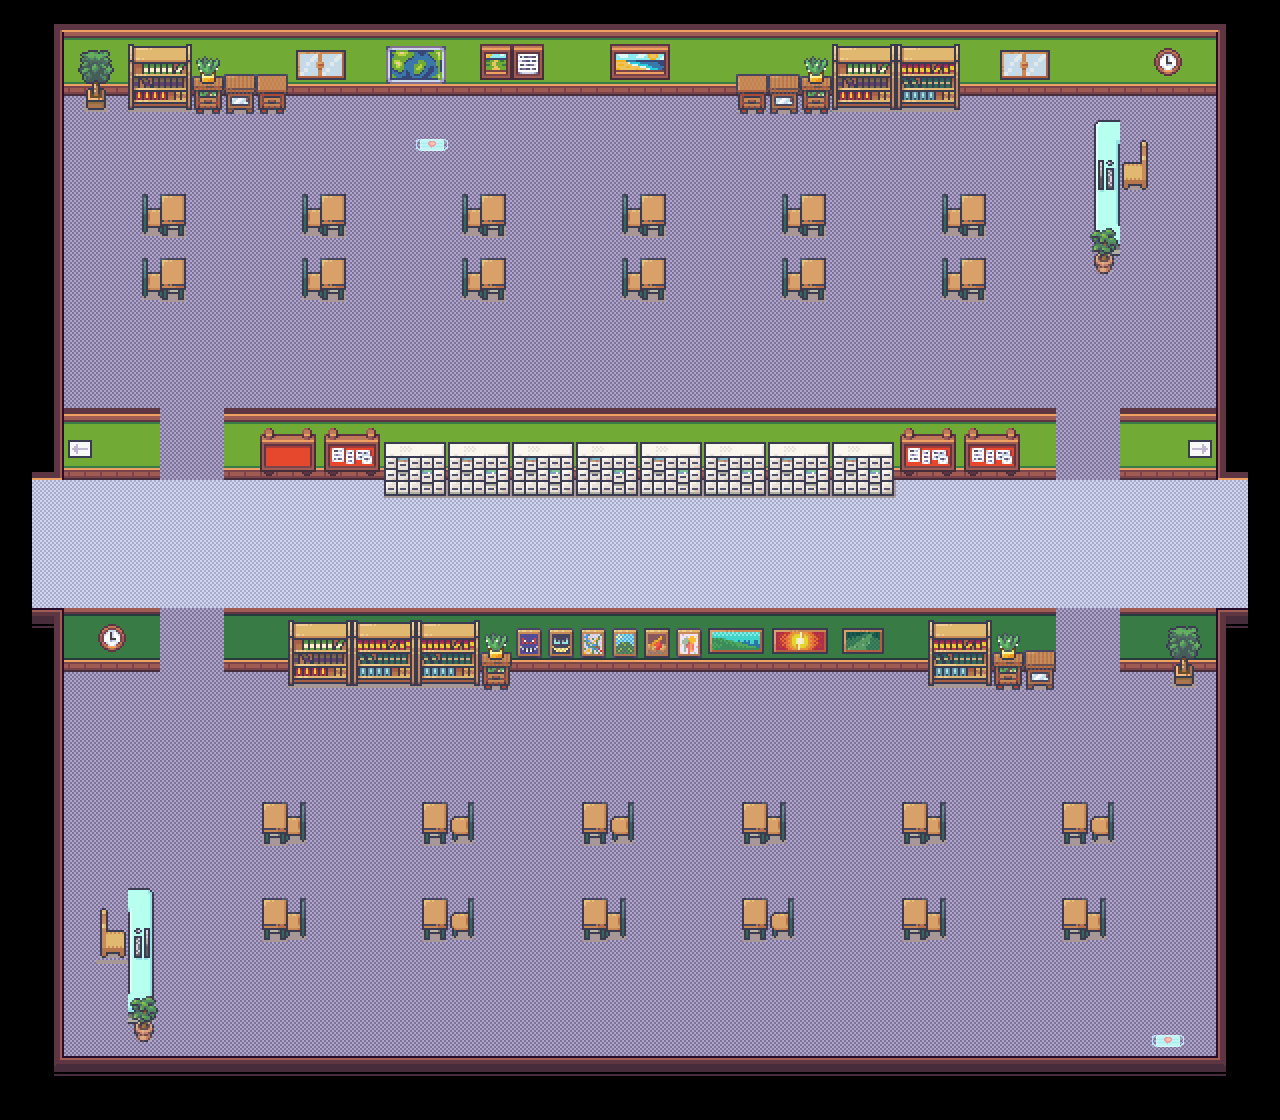

Tiled map render using the project's own tile images. Description and the map definition, with tile-layer contents summarised, below:
An orthogonal 40x35 tile map with 32x32 px tiles, 5 tile layers (groundLayer, frameLayer, furnitureLayer, decorLayer, ...), 3 tilesets.

<map version="1.5" tiledversion="1.7.2" orientation="orthogonal" renderorder="right-down" width="40" height="35" tilewidth="32" tileheight="32" infinite="0" nextlayerid="6" nextobjectid="1">
 <editorsettings>
  <export target="blockD_room.json" format="json" />
 </editorsettings>
 <tileset firstgid="1" name="atlas32x32" tilewidth="32" tileheight="32" tilecount="768" columns="48">
  <image source="atlas32x32.png" width="1536" height="512" />
 </tileset>
 <tileset firstgid="769" name="mordern32x32" tilewidth="32" tileheight="32" tilecount="1424" columns="16">
  <image source="mordern32x32.png" width="512" height="2848" />
 </tileset>
 <tileset firstgid="2193" name="parcel" tilewidth="32" tileheight="32" tilecount="696" columns="12">
  <image source="parcel.png" width="384" height="1886" />
  <tile id="88">
   <properties>
    <property name="mask" type="bool" value="true" />
   </properties>
  </tile>
  <tile id="99">
   <properties>
    <property name="injection" type="bool" value="true" />
   </properties>
  </tile>
  <tile id="100">
   <properties>
    <property name="injection" type="bool" value="true" />
   </properties>
  </tile>
 </tileset>
 <layer id="2" name="groundLayer" width="40" height="35">
  <data>[1400 cells, 1025 non-empty, 2 distinct tile ids]</data>
 </layer>
 <layer id="1" name="frameLayer" width="40" height="35">
  <data>[1400 cells, 364 non-empty, 16 distinct tile ids]</data>
 </layer>
 <layer id="3" name="furnitureLayer" width="40" height="35">
  <data>[1400 cells, 111 non-empty, 26 distinct tile ids]</data>
 </layer>
 <layer id="4" name="decorLayer" width="40" height="35">
  <data>[1400 cells, 197 non-empty, 87 distinct tile ids]</data>
 </layer>
 <layer id="5" name="itemLayer" width="40" height="35">
  <data>[1400 cells, 2 non-empty, 1 distinct tile ids]</data>
 </layer>
</map>
